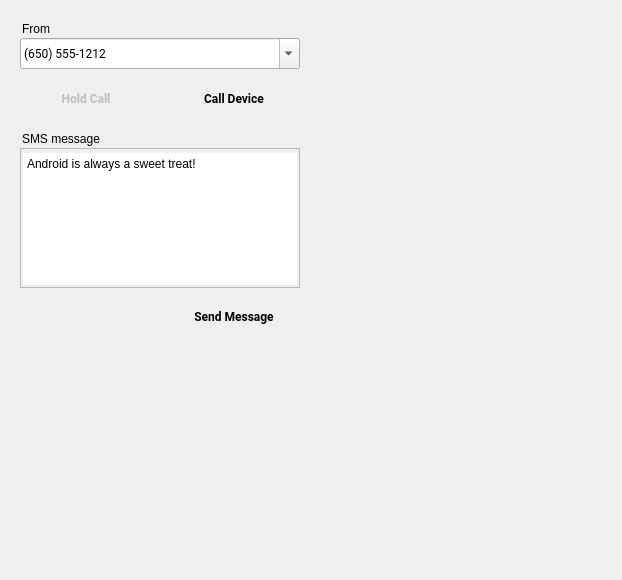
<?xml version="1.0" encoding="UTF-8"?>
<ui version="4.0">
 <class>TelephonyPageGrpc</class>
 <widget class="QWidget" name="TelephonyPageGrpc">
  <property name="geometry">
   <rect>
    <x>0</x>
    <y>0</y>
    <width>622</width>
    <height>580</height>
   </rect>
  </property>
  <property name="windowTitle">
   <string>Form</string>
  </property>
  <widget class="QPlainTextEdit" name="sms_messageBox">
   <property name="geometry">
    <rect>
     <x>20</x>
     <y>148</y>
     <width>280</width>
     <height>140</height>
    </rect>
   </property>
   <property name="styleSheet">
    <string notr="true">padding: 4px 2px 2px 2px;</string>
   </property>
   <property name="plainText">
    <string>Android is always a sweet treat!</string>
   </property>
   <property name="ColorGroup" stdset="0">
    <string>SmsBox</string>
   </property>
   <property name="report_metrics" stdset="0">
    <bool>false</bool>
   </property>
  </widget>
  <widget class="QGroupBox" name="tel_fromGroup">
   <property name="geometry">
    <rect>
     <x>20</x>
     <y>20</y>
     <width>51</width>
     <height>21</height>
    </rect>
   </property>
   <property name="styleSheet">
    <string notr="true">border: 0px;</string>
   </property>
   <property name="title">
    <string>From</string>
   </property>
   <property name="ColorGroup" stdset="0">
    <string notr="true">Title</string>
   </property>
  </widget>
  <widget class="RaisedMaterialButton" name="tel_startEndButton">
   <property name="geometry">
    <rect>
     <x>168</x>
     <y>80</y>
     <width>132</width>
     <height>36</height>
    </rect>
   </property>
   <property name="font">
    <font>
     <family>Roboto</family>
     <weight>75</weight>
     <bold>true</bold>
    </font>
   </property>
   <property name="toolTip">
    <string>Start call</string>
   </property>
   <property name="text">
    <string>Call Device</string>
   </property>
   <property name="icon">
    <iconset resource="../resources.qrc">
     <normaloff>:/light/phone_button</normaloff>:/light/phone_button</iconset>
   </property>
   <property name="iconSize">
    <size>
     <width>20</width>
     <height>20</height>
    </size>
   </property>
   <property name="flat">
    <bool>true</bool>
   </property>
   <property name="themeIconName" stdset="0">
    <string>phone_button</string>
   </property>
   <property name="ColorGroup" stdset="0">
    <string>Button</string>
   </property>
   <property name="themeIconName_disabled" stdset="0">
    <string>phone_disabled</string>
   </property>
   <property name="report_metrics" stdset="0">
    <bool>false</bool>
   </property>
  </widget>
  <widget class="QComboBox" name="tel_numberBox">
   <property name="geometry">
    <rect>
     <x>20</x>
     <y>38</y>
     <width>280</width>
     <height>31</height>
    </rect>
   </property>
   <property name="font">
    <font>
     <family>Roboto</family>
    </font>
   </property>
   <property name="editable">
    <bool>true</bool>
   </property>
   <property name="insertPolicy">
    <enum>QComboBox::InsertAtTop</enum>
   </property>
   <property name="report_metrics" stdset="0">
    <bool>false</bool>
   </property>
   <item>
    <property name="text">
     <string>(650) 555-1212</string>
    </property>
   </item>
   <item>
    <property name="text">
     <string>+1 650 555-6789</string>
    </property>
   </item>
  </widget>
  <widget class="RaisedMaterialButton" name="sms_sendButton">
   <property name="geometry">
    <rect>
     <x>168</x>
     <y>298</y>
     <width>132</width>
     <height>36</height>
    </rect>
   </property>
   <property name="font">
    <font>
     <family>Roboto</family>
     <weight>75</weight>
     <bold>true</bold>
    </font>
   </property>
   <property name="text">
    <string>Send Message</string>
   </property>
   <property name="icon">
    <iconset resource="../resources.qrc">
     <normaloff>:/dark/send</normaloff>:/dark/send</iconset>
   </property>
   <property name="iconSize">
    <size>
     <width>20</width>
     <height>20</height>
    </size>
   </property>
   <property name="flat">
    <bool>true</bool>
   </property>
   <property name="themeIconName" stdset="0">
    <string>send</string>
   </property>
   <property name="ColorGroup" stdset="0">
    <string>Button</string>
   </property>
   <property name="report_metrics" stdset="0">
    <bool>false</bool>
   </property>
  </widget>
  <widget class="RaisedMaterialButton" name="tel_holdCallButton">
   <property name="enabled">
    <bool>false</bool>
   </property>
   <property name="geometry">
    <rect>
     <x>20</x>
     <y>80</y>
     <width>132</width>
     <height>36</height>
    </rect>
   </property>
   <property name="font">
    <font>
     <family>Roboto</family>
     <weight>75</weight>
     <bold>true</bold>
    </font>
   </property>
   <property name="toolTip">
    <string>Hold call</string>
   </property>
   <property name="text">
    <string>Hold Call</string>
   </property>
   <property name="icon">
    <iconset resource="../resources.qrc">
     <normaloff>:/light/phone_paused</normaloff>
     <disabledoff>:/light/phone_paused_disabled</disabledoff>:/light/phone_paused</iconset>
   </property>
   <property name="iconSize">
    <size>
     <width>20</width>
     <height>20</height>
    </size>
   </property>
   <property name="flat">
    <bool>true</bool>
   </property>
   <property name="themeIconName" stdset="0">
    <string>phone_paused</string>
   </property>
   <property name="themeIconName_disabled" stdset="0">
    <string>phone_paused_disabled</string>
   </property>
   <property name="ColorGroup" stdset="0">
    <string>Button</string>
   </property>
   <property name="report_metrics" stdset="0">
    <bool>false</bool>
   </property>
  </widget>
  <widget class="QGroupBox" name="tel_SmsGroup">
   <property name="geometry">
    <rect>
     <x>20</x>
     <y>130</y>
     <width>141</width>
     <height>21</height>
    </rect>
   </property>
   <property name="styleSheet">
    <string notr="true">border: 0px;</string>
   </property>
   <property name="title">
    <string>SMS message</string>
   </property>
   <property name="ColorGroup" stdset="0">
    <string notr="true">Title</string>
   </property>
  </widget>
  <zorder>tel_SmsGroup</zorder>
  <zorder>sms_messageBox</zorder>
  <zorder>tel_fromGroup</zorder>
  <zorder>tel_startEndButton</zorder>
  <zorder>tel_numberBox</zorder>
  <zorder>sms_sendButton</zorder>
  <zorder>tel_holdCallButton</zorder>
 </widget>
 <customwidgets>
  <customwidget>
   <class>RaisedMaterialButton</class>
   <extends>QPushButton</extends>
   <header>android/skin/qt/raised-material-button.h</header>
  </customwidget>
 </customwidgets>
 <tabstops>
  <tabstop>tel_numberBox</tabstop>
  <tabstop>tel_holdCallButton</tabstop>
  <tabstop>tel_startEndButton</tabstop>
  <tabstop>sms_messageBox</tabstop>
  <tabstop>sms_sendButton</tabstop>
 </tabstops>
 <resources>
  <include location="../resources.qrc"/>
 </resources>
 <connections/>
</ui>
